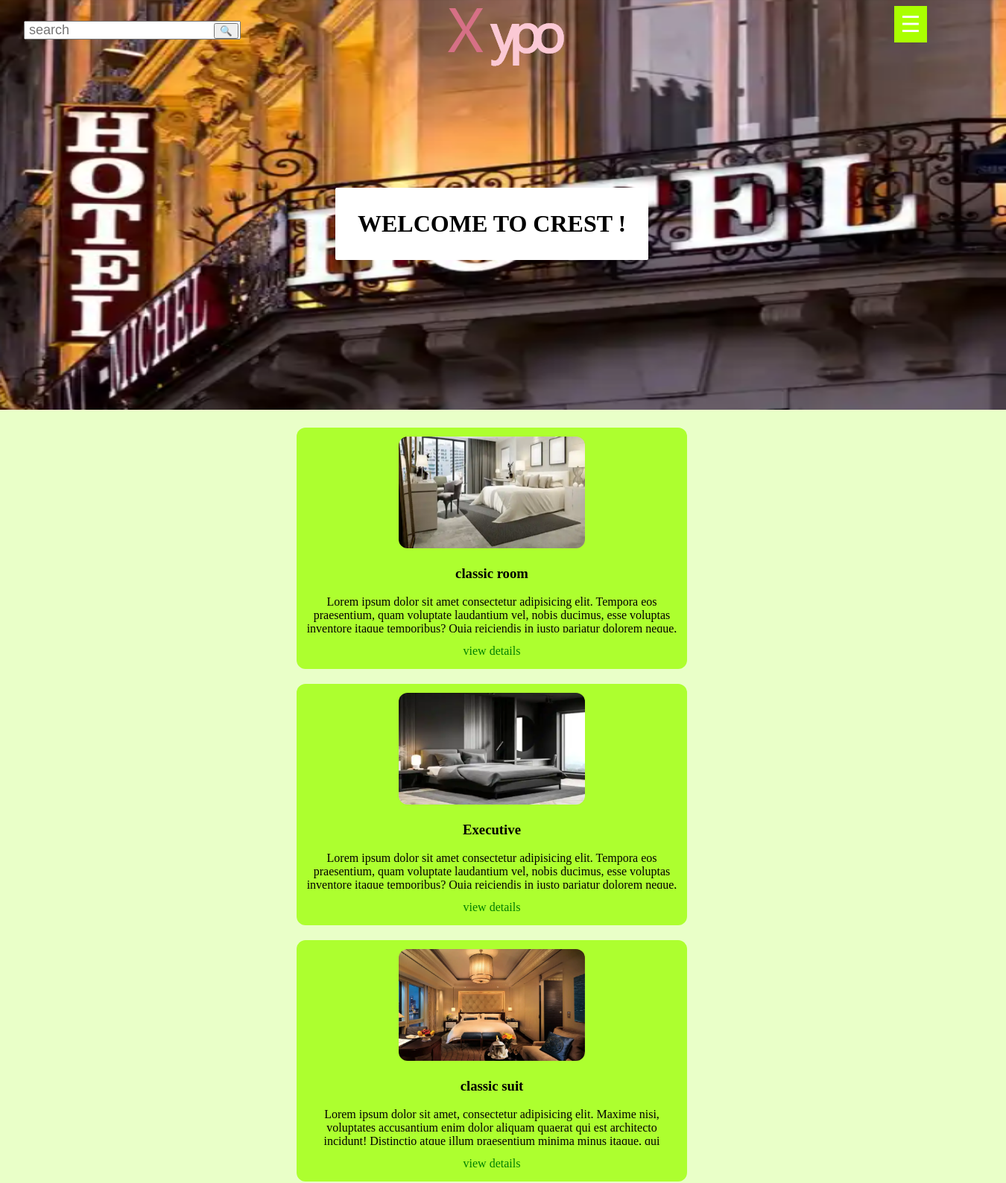
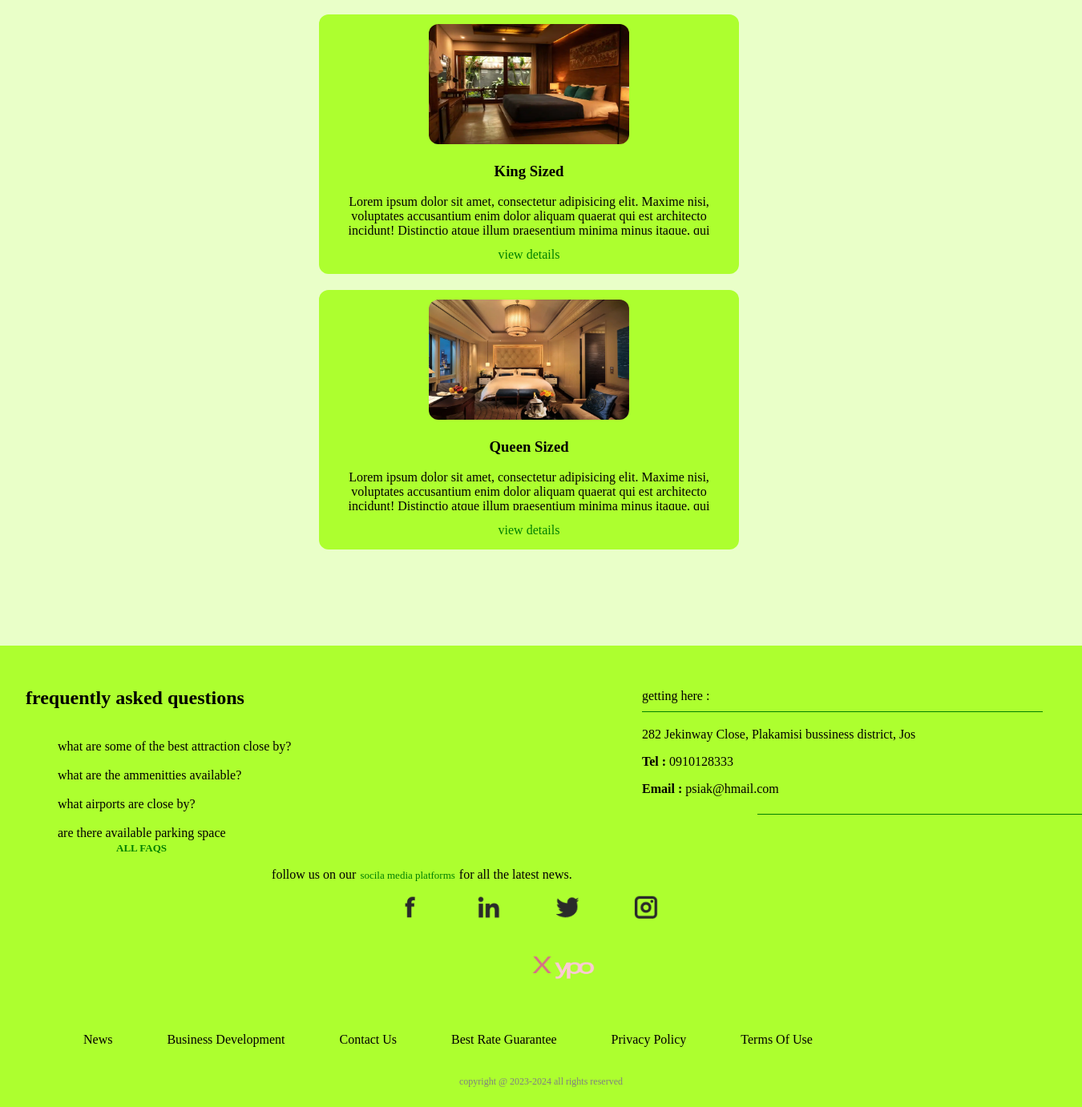
/rooms/, run on the app's committed database (2 pictures, top to bottom).
### website/models.py (models this page shows, shortened)
class Room(models.Model):
    name = models.CharField(max_length=200)
    main_picture = models.ImageField(null=True, blank=True)
    price = models.IntegerField(null=True,blank=True)
    description = models.TextField()
    beds = models.IntegerField(null=True, blank=True)
    capacity = models.IntegerField(null=True, blank=True)

### website/views.py (the view)
# urls.py: path('rooms/', views.rooms, name='rooms'),
def rooms(request):
    rooms = Room.objects.all()
    context = {
        'rooms':rooms,
    }
    return render(request, 'website/rooms.html', context)

### website/templates/website/rooms.html (shortened to what this page needs)
{% extends 'website/base.html' %}
{% load static %}
{% block css %}
<link rel="stylesheet" href="{% static 'website/room.css' %}">{% endblock %}
{% block body %}
    <div class="room_container">
        {% for i in rooms %}
            <div>
                <img src="{{i.main_picture.url}}" alt="">
                <h3>{{i.name}}</h3>
                <p>{{i.description}}</p>
                <a href="{% url 'specific_room' i.id %}">view details</a>
            </div>
        {% endfor %}
    </div>
{% endblock %}

### website/static/website/styles.css (style rules this page uses)
body { padding: 0px; margin: 0px; border: 0px; background-color: rgb(233, 255, 200); overflow-x: hidden; }

### website/static/website/room.css (style rules this page uses)
.room_container { text-align: center; }
.room_container div { background-color: greenyellow; width: 500px; height: 300px; border: 50px; margin: 20px; padding: 12px; border-radius: 12px; position: relative; left: 28%; overflow: hidden; }
.room_container div img { width: 250px; height: 150px; border-radius: 12px; }
.room_container div p { height: 50px; overflow: hidden; }
.room_container div a { text-decoration: none; color: green; }

### data on the page
Room: main_picture (picture), name "classic room", description "Lorem ipsum dolor sit amet consectetur adipisicing elit. Tempora eos praesentium, quam voluptate laudantium vel, nobis ducimus, esse voluptas inventore itaque temporibus? Quia reiciendis in iusto pariatur dolorem neque,…"
Room: main_picture (picture), name "Executive", description "Lorem ipsum dolor sit amet consectetur adipisicing elit. Tempora eos praesentium, quam voluptate laudantium vel, nobis ducimus, esse voluptas inventore itaque temporibus? Quia reiciendis in iusto pariatur dolorem neque,…"
Room: main_picture (picture), name "classic suit", description "Lorem ipsum dolor sit amet, consectetur adipisicing elit. Maxime nisi, voluptates accusantium enim dolor aliquam quaerat qui est architecto incidunt! Distinctio atque illum praesentium minima minus itaque, qui…"
Room: main_picture (picture), name "King Sized", description "Lorem ipsum dolor sit amet, consectetur adipisicing elit. Maxime nisi, voluptates accusantium enim dolor aliquam quaerat qui est architecto incidunt! Distinctio atque illum praesentium minima minus itaque, qui…"
Room: main_picture (picture), name "Queen Sized", description "Lorem ipsum dolor sit amet, consectetur adipisicing elit. Maxime nisi, voluptates accusantium enim dolor aliquam quaerat qui est architecto incidunt! Distinctio atque illum praesentium minima minus itaque, qui…"
